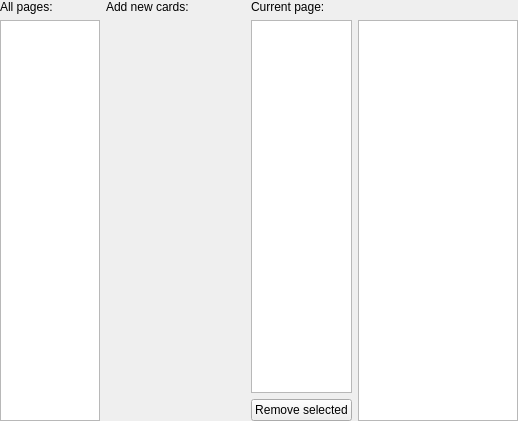
<?xml version="1.0" encoding="UTF-8"?>
<ui version="4.0">
 <class>central_widget</class>
 <widget class="QWidget" name="central_widget">
  <property name="geometry">
   <rect>
    <x>0</x>
    <y>0</y>
    <width>518</width>
    <height>421</height>
   </rect>
  </property>
  <layout class="QGridLayout" name="gridLayout">
   <property name="leftMargin">
    <number>0</number>
   </property>
   <property name="topMargin">
    <number>0</number>
   </property>
   <property name="rightMargin">
    <number>0</number>
   </property>
   <property name="bottomMargin">
    <number>0</number>
   </property>
   <item row="4" column="3" rowspan="3">
    <widget class="PageRenderer" name="page_renderer">
     <property name="sizePolicy">
      <sizepolicy hsizetype="Expanding" vsizetype="Expanding">
       <horstretch>8</horstretch>
       <verstretch>10</verstretch>
      </sizepolicy>
     </property>
     <property name="acceptDrops">
      <bool>false</bool>
     </property>
     <property name="renderHints">
      <set>QPainter::Antialiasing|QPainter::HighQualityAntialiasing</set>
     </property>
    </widget>
   </item>
   <item row="4" column="2" rowspan="2">
    <widget class="QTableView" name="page_card_table_view">
     <property name="sizePolicy">
      <sizepolicy hsizetype="Expanding" vsizetype="Expanding">
       <horstretch>5</horstretch>
       <verstretch>10</verstretch>
      </sizepolicy>
     </property>
     <property name="lineWidth">
      <number>0</number>
     </property>
     <property name="alternatingRowColors">
      <bool>true</bool>
     </property>
     <property name="selectionMode">
      <enum>QAbstractItemView::MultiSelection</enum>
     </property>
     <property name="selectionBehavior">
      <enum>QAbstractItemView::SelectRows</enum>
     </property>
     <attribute name="verticalHeaderVisible">
      <bool>false</bool>
     </attribute>
    </widget>
   </item>
   <item row="0" column="0">
    <widget class="QLabel" name="document_view_label">
     <property name="text">
      <string>All pages:</string>
     </property>
    </widget>
   </item>
   <item row="0" column="2" colspan="2">
    <widget class="QLabel" name="page_view_label">
     <property name="text">
      <string>Current page:</string>
     </property>
    </widget>
   </item>
   <item row="6" column="2">
    <widget class="QPushButton" name="delete_selected_images_button">
     <property name="text">
      <string>Remove selected</string>
     </property>
     <property name="icon">
      <iconset theme="edit-delete">
       <normaloff>.</normaloff>.</iconset>
     </property>
    </widget>
   </item>
   <item row="0" column="1">
    <widget class="QLabel" name="add_card_widget_label">
     <property name="text">
      <string>Add new cards:</string>
     </property>
    </widget>
   </item>
   <item row="4" column="1" rowspan="3">
    <widget class="AddCardWidget" name="add_card_widget" native="true">
     <property name="sizePolicy">
      <sizepolicy hsizetype="Expanding" vsizetype="Expanding">
       <horstretch>7</horstretch>
       <verstretch>0</verstretch>
      </sizepolicy>
     </property>
    </widget>
   </item>
   <item row="4" column="0" rowspan="3">
    <widget class="QListView" name="document_view">
     <property name="sizePolicy">
      <sizepolicy hsizetype="Expanding" vsizetype="Expanding">
       <horstretch>5</horstretch>
       <verstretch>0</verstretch>
      </sizepolicy>
     </property>
     <property name="alternatingRowColors">
      <bool>true</bool>
     </property>
     <property name="selectionMode">
      <enum>QAbstractItemView::SingleSelection</enum>
     </property>
     <property name="selectionBehavior">
      <enum>QAbstractItemView::SelectRows</enum>
     </property>
    </widget>
   </item>
  </layout>
 </widget>
 <customwidgets>
  <customwidget>
   <class>AddCardWidget</class>
   <extends>QWidget</extends>
   <header>mtg_proxy_printer.ui.add_card</header>
   <container>1</container>
  </customwidget>
  <customwidget>
   <class>PageRenderer</class>
   <extends>QGraphicsView</extends>
   <header>mtg_proxy_printer.ui.page_renderer</header>
   <slots>
    <slot>on_resize_event_triggered()</slot>
   </slots>
  </customwidget>
 </customwidgets>
 <resources/>
 <connections/>
</ui>
